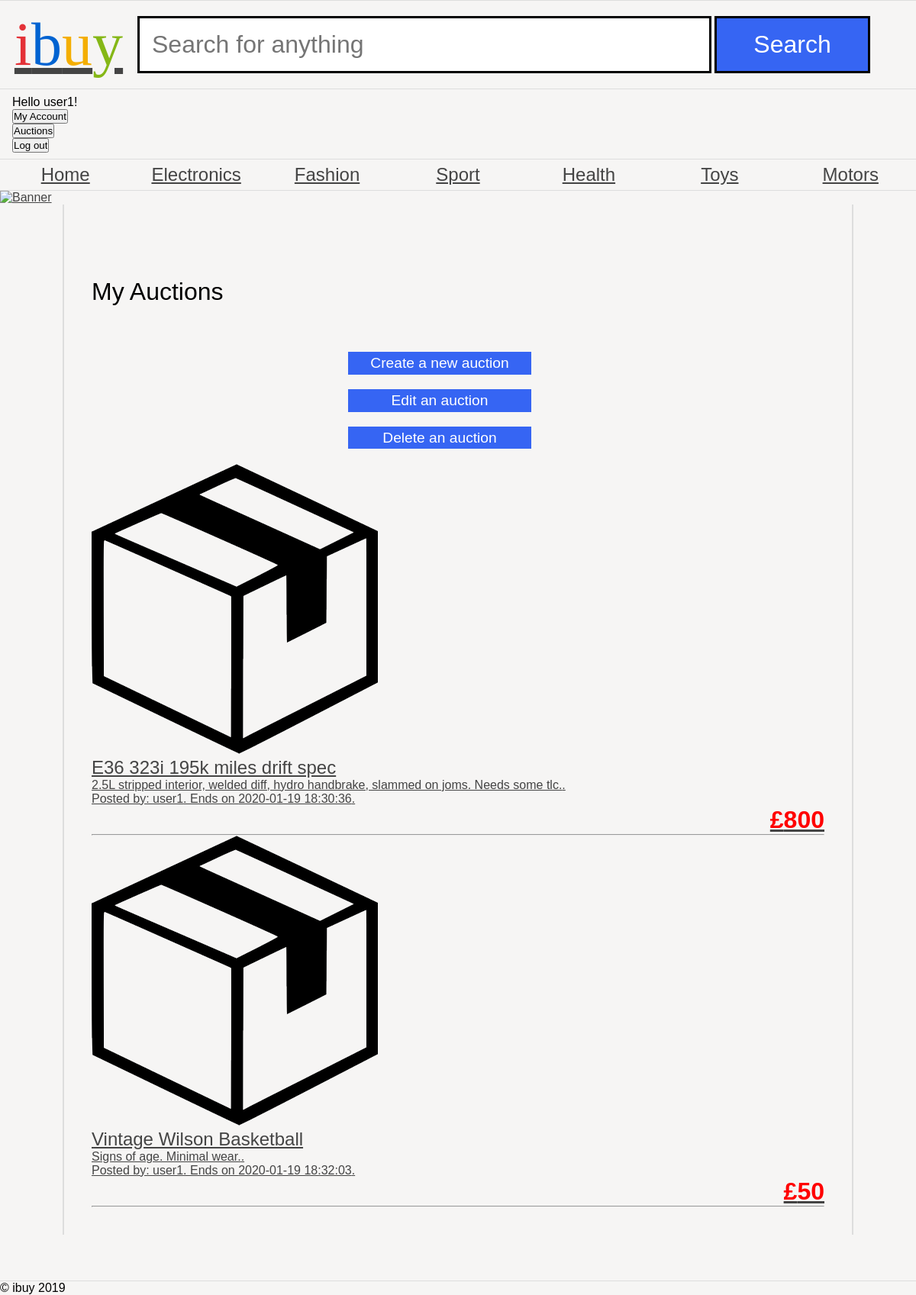
Page /default/public/auctions.php (signed in) on the committed database.
### tables this page shows
CREATE TABLE `categories` (
  `category_id` int(11) NOT NULL AUTO_INCREMENT,
  `category_name` varchar(45) NOT NULL,
  PRIMARY KEY (`category_id`)
);

CREATE TABLE `items` (
  `item_id` int(11) NOT NULL AUTO_INCREMENT,
  `item_name` varchar(60) NOT NULL,
  `item_desc` varchar(200) NOT NULL,
  `start_price` double NOT NULL,
  `buy_now_price` double DEFAULT NULL,
  `start_date` datetime NOT NULL,
  `end_date` datetime NOT NULL,
  `item_category` varchar(45) NOT NULL,
  `username` varchar(45) NOT NULL,
  PRIMARY KEY (`item_id`)
);

### default/public/auctions.php (the view, shortened to what this page needs)
<?php
	require 'header.php';
?>
<main>
<h1>My Auctions</h1>
<?php
if (isset($_POST['editauction-submit'])) {
    ?><form action="editauction.php" method="POST">
    <label for="auctionselect">Select Auction</label>
    <select name="auctionselect" id="auctionselect"> <?php
    $auctionliststmt = $pdo->query('SELECT * FROM items WHERE username ="' . $_SESSION['username'] . '"');
    foreach ($auctionliststmt as $row) {
        echo '<option value="' . $row['item_name'] . '">' . $row['item_name'] . '</option>';
    } ?>
    </select>
    <input type="submit" name="auctionname-submit" value="Edit Auction" />
    </form>
    <?php
}
else {
    ?>
	<form action="createauction.php" method="POST"> <input type="submit" name="createauction-submit" value="Create a new auction" /> </form>
	<form action="auctions.php" method="POST"> <input type="submit" name="editauction-submit" value="Edit an auction" /> </form>
	<form action="auctions.php" method="POST"> <input type="submit" name="deleteauction-submit" value="Delete an auction" /> </form>
	<?php
    require 'dbconnect.php';
	$auctionstmt = $pdo->prepare('SELECT * FROM items WHERE username = "' . $_SESSION['username'] . '"');
	$auctionstmt->execute();
	foreach ($auctionstmt as $row) { ?>
		<a href="product.php?&item_id=<?=$row['item_id']?>" class="product">
		<img src="product.png" alt="<?=$row['item_name']?>">
        <h2 class="name"><?=$row['item_name']?></h2><p><?=$row['item_desc']?>. </p><p>Posted by: <?=$row['username']?>. Ends on <?=$row['end_date']?>.</p>
		<p class="price">£<?=$row['start_price']?></p>
        </a><hr> <?php
	}
}
?>
</main>
<?php
	require 'footer.php';
?>

### default/public/nav.php
<?php
require 'dbconnect.php';
$navitems = $pdo->query('SELECT * FROM categories');
foreach ($navitems as $row) {
	echo '<li class="catList"><a href="category.php?category=' . $row['category_name'] . '">' . $row['category_name'] . '</a></li>';
}
?>

### default/public/ibuy.css (style rules this page uses)
* { margin: 0; padding: 0; }
body { font-family: 'Oxygen-Regular', sans-serif; background-color: #f6f5f4; max-width: 100vw; overflow-x: hidden; }
h1, h2, h3, h4 { font-weight: normal; }
a, a:visited { color: #444; }
form { display: block; }
body > nav ul li:last-child a:after { position: absolute; }
body > nav ul li { flex: 1; }
body > nav ul li a { display: block; text-align: center; padding-top: 0.5vw; padding-bottom: 0.5vw; font-size: 1.5em; }
p.price { display: block; text-align: right; font-weight: bold; font-size: 2em; }
main { padding: 3vw; display: block; overflow: hidden; width: 80vw; margin: auto; border-left: 2px solid #ddd; border-right: 2px solid #ddd; }
main h1 { margin-top: 5vw; margin-bottom: 5vw; }
.price { color: red; }
main form { display: flex; flex-wrap: wrap; width: 50vw; }
main form label, main form input { flex-grow: 1; width: 20vw; margin-bottom: 1em; margin-right: 2vw; margin-left: 2vw; }
main form input[type=submit] { background-color: #3665f3; color: white; flex-grow: 0; margin-left: auto; font-size: 1.2em; padding: 0.2em; cursor: pointer; border: 0; }

### rows in the picture
categories: category_name "Home"
categories: category_name "Electronics"
categories: category_name "Fashion"
categories: category_name "Sport"
categories: category_name "Health"
categories: category_name "Toys"
categories: category_name "Motors"
items: item_name "E36 323i 195k miles drift spec", item_desc "2.5L stripped interior, welded diff, hydro handbrake, slammed on joms. Needs some tlc.", username "user1", end_date "2020-01-19 18:30:36", start_price "800"
items: item_name "Vintage Wilson Basketball", item_desc "Signs of age. Minimal wear.", username "user1", end_date "2020-01-19 18:32:03", start_price "50"

### other values in the picture
$_SESSION['username'] "user1"
